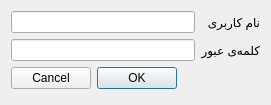
<?xml version="1.0" encoding="UTF-8"?>
<ui version="4.0">
 <class>LoginDialog</class>
 <widget class="QDialog" name="LoginDialog">
  <property name="geometry">
   <rect>
    <x>0</x>
    <y>0</y>
    <width>271</width>
    <height>105</height>
   </rect>
  </property>
  <property name="windowTitle">
   <string>Dialog</string>
  </property>
  <property name="layoutDirection">
   <enum>Qt::RightToLeft</enum>
  </property>
  <property name="modal">
   <bool>true</bool>
  </property>
  <layout class="QFormLayout" name="formLayout">
   <item row="4" column="0" colspan="2">
    <widget class="QDialogButtonBox" name="buttonBox">
     <property name="orientation">
      <enum>Qt::Horizontal</enum>
     </property>
     <property name="standardButtons">
      <set>QDialogButtonBox::Cancel|QDialogButtonBox::Ok</set>
     </property>
    </widget>
   </item>
   <item row="1" column="0">
    <widget class="QLabel" name="label">
     <property name="text">
      <string>نام کاربری</string>
     </property>
    </widget>
   </item>
   <item row="1" column="1">
    <widget class="QLineEdit" name="eUsername"/>
   </item>
   <item row="2" column="0">
    <widget class="QLabel" name="label_2">
     <property name="text">
      <string>کلمه‌ی عبور</string>
     </property>
    </widget>
   </item>
   <item row="2" column="1">
    <widget class="QLineEdit" name="ePassword"/>
   </item>
  </layout>
 </widget>
 <resources/>
 <connections>
  <connection>
   <sender>buttonBox</sender>
   <signal>accepted()</signal>
   <receiver>LoginDialog</receiver>
   <slot>accept()</slot>
   <hints>
    <hint type="sourcelabel">
     <x>248</x>
     <y>254</y>
    </hint>
    <hint type="destinationlabel">
     <x>157</x>
     <y>274</y>
    </hint>
   </hints>
  </connection>
  <connection>
   <sender>buttonBox</sender>
   <signal>rejected()</signal>
   <receiver>LoginDialog</receiver>
   <slot>reject()</slot>
   <hints>
    <hint type="sourcelabel">
     <x>316</x>
     <y>260</y>
    </hint>
    <hint type="destinationlabel">
     <x>286</x>
     <y>274</y>
    </hint>
   </hints>
  </connection>
 </connections>
</ui>
